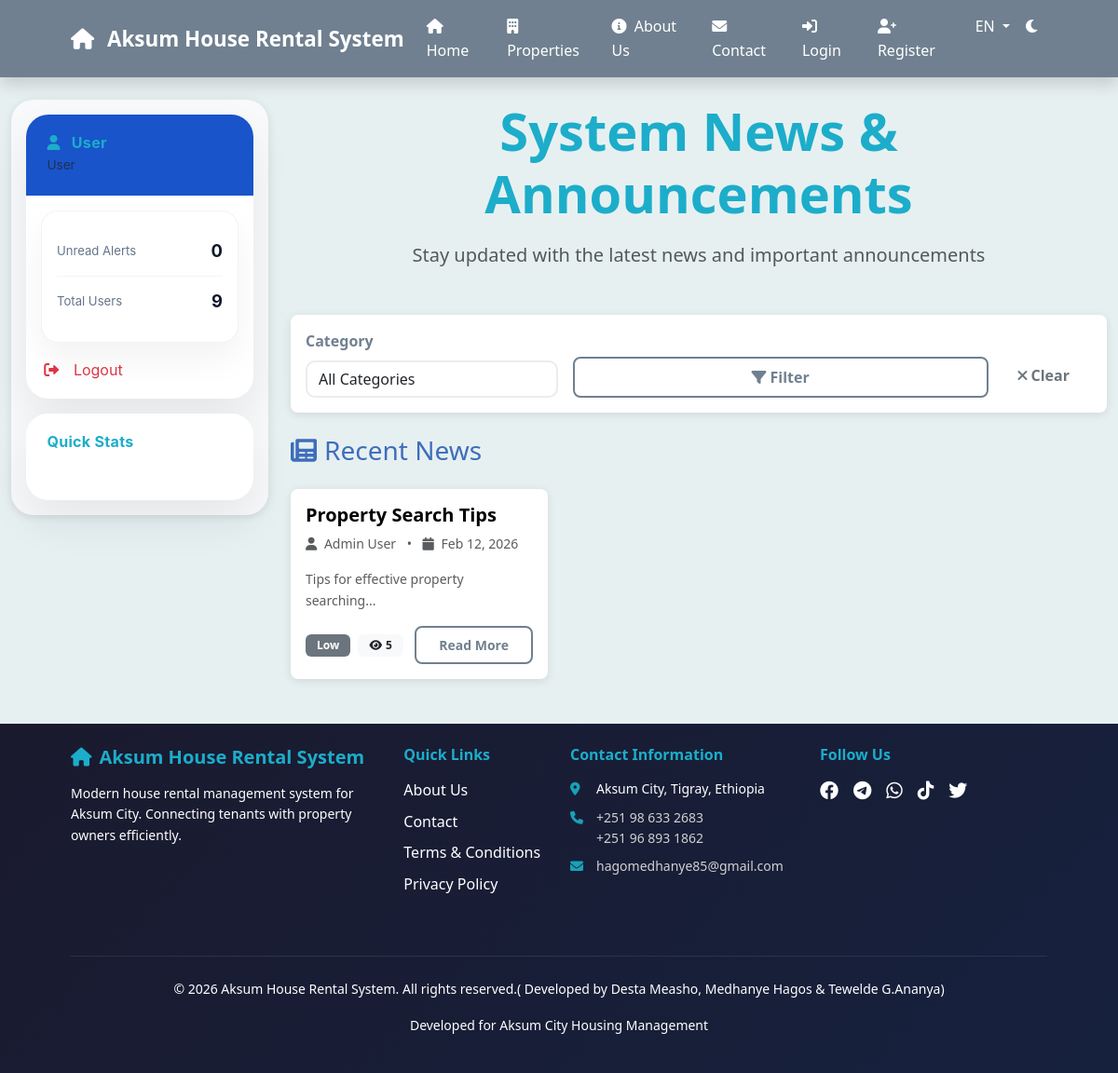
The page /public/news.php on the database its author committed.
### tables this page shows
CREATE TABLE `system_news` (
  `news_id` int(11) NOT NULL,
  `title` varchar(200) NOT NULL,
  `content` text NOT NULL,
  `excerpt` text DEFAULT NULL,
  `target_audience` enum('tenants','owners','all','employees') NOT NULL DEFAULT 'all',
  `priority` enum('low','medium','high','urgent') NOT NULL DEFAULT 'medium',
  `publication_date` datetime NOT NULL,
  `expiry_date` datetime DEFAULT NULL,
  `category_id` int(11) DEFAULT NULL,
  `featured` tinyint(1) DEFAULT 0,
  `allow_comments` tinyint(1) DEFAULT 1,
  `meta_title` varchar(255) DEFAULT NULL,
  `meta_description` text DEFAULT NULL,
  `publish_date` date DEFAULT curdate(),
  `status` enum('draft','published','archived') DEFAULT 'draft',
  `created_by` int(11) NOT NULL,
  `created_at` timestamp NOT NULL DEFAULT current_timestamp(),
  `notification_sent` tinyint(1) DEFAULT 0,
  `archived_at` timestamp NULL DEFAULT NULL,
  `view_count` int(11) DEFAULT 0
);

### includes/session.php (called while the page is built, shortened)
<?php
class SessionManager {
    public function validateSession() {
        return false;
    }
    public function isLoggedIn() {
        return $this->validateSession();
    }
}
?>

### includes/database.php (called while the page is built, shortened)
<?php
class Database {
    private $host = DB_HOST;
    private $user = DB_USER;
    private $pass = DB_PASS;
    private $dbname = DB_NAME;
    private $conn;
    private function connect() {
        $dsn = "mysql:host=" . $this->host . ";port=3306;dbname=" . $this->dbname . ";charset=utf8mb4";
        $options = array(
            PDO::ATTR_ERRMODE => PDO::ERRMODE_EXCEPTION,
            PDO::ATTR_DEFAULT_FETCH_MODE => PDO::FETCH_ASSOC,
            PDO::ATTR_EMULATE_PREPARES => false
        );
        try {
            $this->conn = new PDO($dsn, $this->user, $this->pass, $options);
        } catch (PDOException $e) {
            $this->error = "Connection failed: " . $e->getMessage();
            error_log($this->error);
            die("A database connection error occurred. Please try again later.");
        }
    }
    public function prepare($sql) {
        try {
            $stmt = $this->conn->prepare($sql);
            return $stmt;
        } catch (PDOException $e) {
            $this->error = "Prepare failed: " . $e->getMessage();
            error_log($this->error . " | SQL: " . $sql);
            return false;
        }
    }
    public function execute($stmt, $params = []) {
        try {
            $stmt->execute($params);
            return $stmt;
        } catch (PDOException $e) {
            $this->error = "Query failed: " . $e->getMessage();
            throw new Exception($this->error);
        }
    }
    public function getMultiple($stmt, $params = []) {
        $result = $this->execute($stmt, $params);
        return $stmt->fetchAll();
    }
}
?>

### public/news.php (the view, shortened to what this page needs)
<?php
require_once '../includes/config.php';
require_once '../includes/session.php';
$session = new SessionManager($db);
$filter_category = $_GET['category'] ?? 'all';
$filter_audience = $_GET['audience'] ?? 'all';
$where_conditions = ["sn.status = 'published'"];
$params = [];
if ($session->isLoggedIn()) {
    $user_role = $session->getUserRole();
    if ($filter_audience !== 'all') {
        if ($filter_audience === $user_role || $filter_audience === 'all') {
            $where_conditions[] = "sn.target_audience IN (?, 'all')";
            $params[] = $filter_audience;
        }
    } else {
        if ($user_role === 'tenant') {
            $where_conditions[] = "sn.target_audience IN ('tenants', 'all')";
        } elseif ($user_role === 'owner') {
            $where_conditions[] = "sn.target_audience IN ('owners', 'all')";
        } elseif ($user_role === 'employee') {
            $where_conditions[] = "sn.target_audience IN ('employees', 'all')";
        }
    }
} else {
    $where_conditions[] = "sn.target_audience = 'all'";
}
$where_conditions[] = "(sn.expiry_date IS NULL OR sn.expiry_date > NOW())";
$where_clause = "WHERE " . implode(" AND ", $where_conditions);
$sql = "SELECT sn.* FROM system_news sn $where_clause
       ORDER BY sn.featured DESC, sn.priority DESC, sn.publication_date DESC";
$stmt = $db->prepare($sql);
$news_articles = $db->getMultiple($stmt, $params);
$recent_news = array_filter($news_articles, function($article) {
    return empty($article['featured']);
});
include '../includes/header.php';
?>
<div class="container-fluid py-4">
    <div class="row">
        <div class="col-lg-3">
            <?php include '../includes/sidebar.php'; ?>
        </div>
        <div class="col-lg-9">
            <div class="text-center mb-5">
                <h1 class="display-4 fw-bold mb-3">System News & Announcements</h1>
                <p class="lead text-muted">Stay updated with the latest news and important announcements</p>
            </div>
    <div class="card dashboard-card mb-4">
        <div class="card-body">
            <form method="GET" class="row g-3 align-items-end">
                <div class="col-md-4">
                    <label class="form-label">Category</label>
                    <select name="category" class="form-select">
                        <option value="all" <?php echo $filter_category === 'all' ? 'selected' : ''; ?>>All Categories</option>
                    </select>
                </div>
                <div class="col-md-<?php echo $session->isLoggedIn() ? '4' : '8'; ?>">
                    <div class="d-flex gap-2">
                        <button type="submit" class="btn btn-outline-primary flex-fill">
                            <i class="fas fa-filter me-1"></i>Filter
                        </button>
                        <a href="news.php" class="btn btn-outline-secondary">
                            <i class="fas fa-times me-1"></i>Clear
                        </a>
                    </div>
                </div>
            </form>
        </div>
    </div>
    <?php if (empty($news_articles)): ?>
        <div class="text-center py-5">
            <i class="fas fa-newspaper fa-3x text-muted mb-3"></i>
            <h3 class="text-muted">No news articles found</h3>
            <p class="text-muted">Check back later for new announcements.</p>
        </div>
    <?php else: ?>
        <?php if (!empty($recent_news)): ?>
            <section>
                <h2 class="h3 mb-4">
                    <i class="fas fa-newspaper me-2"></i>Recent News
                </h2>
                <div class="row">
                    <?php foreach ($recent_news as $news): ?>
                        <div class="col-lg-4 col-md-6 mb-4">
                            <div class="card dashboard-card h-100">
                                <div class="card-body">
                                    <h5 class="mb-2">
                                        <a href="news_details.php?id=<?php echo urlencode($news['news_id']); ?>"
                                           class="text-decoration-none">
                                            <?php echo htmlspecialchars($news['title']); ?>
                                        </a>
                                    </h5>
                                    <div class="text-muted small mb-3">
                                        <i class="fas fa-user me-1"></i> <?php echo htmlspecialchars($news['author_name']); ?>
                                        <span class="mx-2">•</span>
                                        <i class="fas fa-calendar me-1"></i> <?php echo date('M d, Y', strtotime($news['publication_date'])); ?>
                                    </div>
                                    <?php if ($news['excerpt']): ?>
                                        <p class="text-muted small mb-3">
                                            <?php echo htmlspecialchars(substr($news['excerpt'], 0, 100)); ?>...
                                        </p>
                                    <?php else: ?>
                                        <p class="text-muted small mb-3">
                                            <?php echo htmlspecialchars(substr($news['content'], 0, 100)); ?>...
                                        </p>
                                    <?php endif; ?>
                                    <div class="d-flex justify-content-between align-items-center">
                                        <div>
                                            <?php
                                            $priority_colors = [
                                                'low' => 'secondary',
                                                'medium' => 'primary',
                                                'high' => 'warning',
                                                'urgent' => 'danger'
                                            ];
                                            $color = $priority_colors[$news['priority']] ?? 'secondary';
                                            ?>
                                            <span class="badge bg-<?php echo $color; ?> me-1">
                                                <?php echo ucfirst($news['priority']); ?>
                                            </span>
                                            <span class="badge bg-light text-dark">
                                                <i class="fas fa-eye me-1"></i><?php echo $news['view_count']; ?>
                                            </span>
                                        </div>
                                        <a href="news_details.php?id=<?php echo urlencode($news['news_id']); ?>"
                                           class="btn btn-outline-primary btn-sm">
                                            Read More
                                        </a>
                                    </div>
                                </div>
                            </div>
                        </div>
                    <?php endforeach; ?>
                </div>
            </section>
        <?php endif; ?>
    <?php endif; ?>
        </div>
    </div>
</div>
<?php include '../includes/footer.php'; ?>

### assets/css/style.css (style rules this page uses)
:root { --primary-color: #708090; --secondary-color: #010302; --accent-color: #47ad6e; --success-color: #1cadca; --warning-color: #dd6b20; --light-bg: #e7f0f1; --dark-text: #3e6ebb; --border-radius: 8px; --box-shadow: 0 2px 10px rgba(0,0,0,0.1); }
body { font-family: 'Segoe UI', Tahoma, Geneva, Verdana, sans-serif; color: var(--dark-text); line-height: 1.6; background-color: var(--light-bg); }
h1, h2, h3, h4, h5, h6 { color: var(--success-color); font-weight: 600; }
a, .nav-link { color: var(--secondary-color); transition: color 0.2s ease; }
.btn { border-radius: 25px; font-weight: 600; padding: 12px 30px; transition: all 0.3s ease; border: none; position: relative; overflow: hidden; }
.btn::before { content: ''; position: absolute; top: 0; left: -100%; width: 100%; height: 100%; background: linear-gradient(90deg, transparent, rgba(255,255,255,0.2), transparent); transition: left 0.5s ease; }
.btn-outline-primary { background: transparent; border: 2px solid var(--secondary-color); color: var(--secondary-color); }
.form-control, .form-select { border-radius: 10px; border: 2px solid #e9ecef; transition: all 0.3s ease; background: white; }
.form-label { font-weight: 600; color: var(--primary-color); margin-bottom: 0.5rem; }
.dashboard-card { border-radius: var(--border-radius); border: none; box-shadow: var(--box-shadow); transition: transform 0.3s ease; }
.btn { border-radius: var(--border-radius); font-weight: 600; padding: 0.5rem 1.5rem; transition: all 0.3s ease; }
.btn-outline-primary { color: var(--primary-color); border-color: var(--primary-color); }
.badge { padding: 0.5em 1em; font-weight: 600; }

### public/news.php (style rules this page uses)
.card.dashboard-card { transition: all 0.3s ease; }
.badge { font-size: 0.75rem; }

### includes/footer.php (style rules this page uses)
html, body { height: 100%; }
body { display: flex; flex-direction: column; }

### rows shown on the page
system_news: title "Property Search Tips", author_name "Admin User", publication_date "Feb 12, 2026", excerpt "Tips for effective property searching", priority "Low", view_count "5"

### other values the page prints
t('site_name') "Aksum House Rental System"
t('home') "Home"
t('properties') "Properties"
t('about') "About Us"
t('contact') "Contact"
t('login') "Login"
t('register') "Register"
get_current_language() "EN"
$_SESSION['user_name'] "User"
$role_labels[$_SESSION['user_role'] ?? 'user'] "User"
$item['label'] "Unread Alerts"
$item['value'] "0"
$item['label'] "Total Users"
$item['value'] "9"
t('logout') "Logout"
